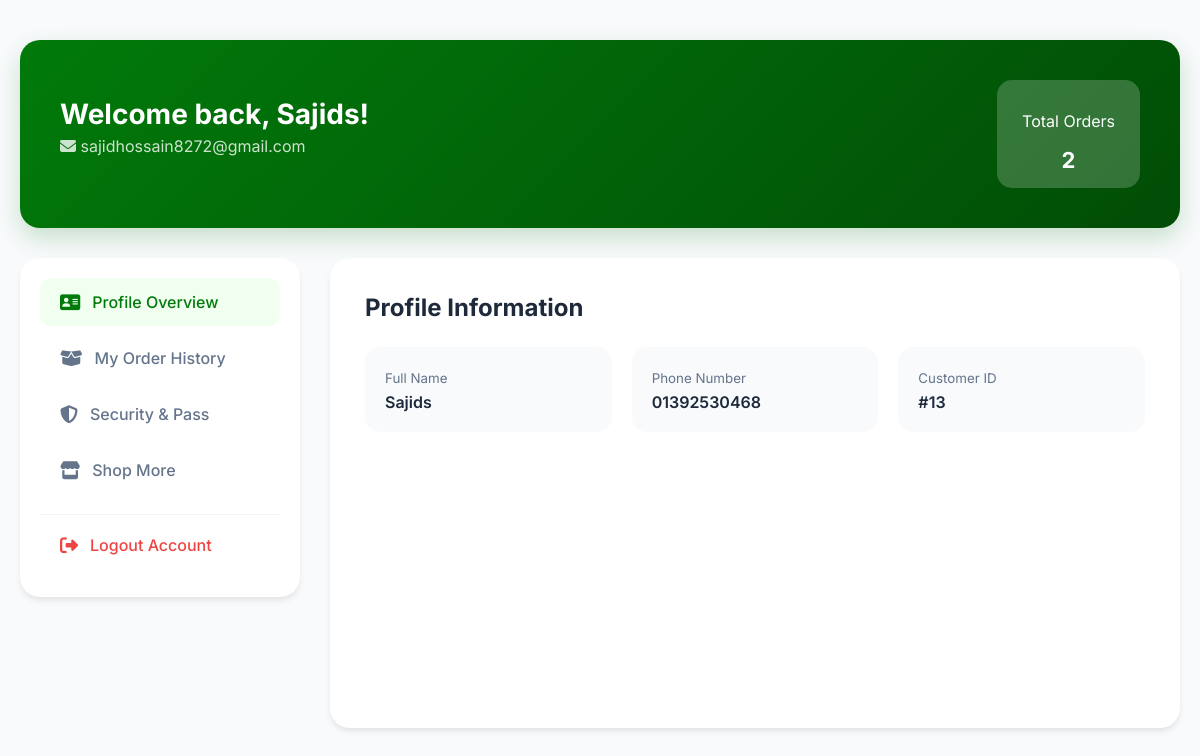
Page /verusmart/profile.php (signed in) on the committed database.
### tables this page shows
CREATE TABLE `users` (
  `id` int(11) NOT NULL,
  `full_name` varchar(100) NOT NULL,
  `email` varchar(100) NOT NULL,
  `phone` varchar(20) NOT NULL,
  `password` varchar(255) NOT NULL,
  `status` varchar(20) DEFAULT 'active',
  `created_at` timestamp NULL DEFAULT current_timestamp()
);

### verusmart/profile.php (the view, shortened to what this page needs)
<?php
include('db.php');
$user_id = $_SESSION['user_id'];
$user_query = mysqli_query($conn, "SELECT * FROM users WHERE id = '$user_id'");
$user = mysqli_fetch_assoc($user_query);
$display_name = $user['name'] ?? $user['username'] ?? $user['full_name'] ?? 'Dear Customer';
$user_phone = $user['phone'] ?? '';
$order_count_res = mysqli_query($conn, "SELECT COUNT(id) as total FROM orders WHERE phone = '$user_phone'");
$order_count = mysqli_fetch_assoc($order_count_res)['total'];
?>
<!DOCTYPE html>
<html lang="en">
<head>
    <link rel="stylesheet" href="https://cdnjs.cloudflare.com/ajax/libs/font-awesome/6.4.0/css/all.min.css">
</head>
<body>
<div class="dashboard-container">
    <div class="welcome-card">
        <div class="user-meta">
            <h1>Welcome back, <?php echo htmlspecialchars($display_name); ?>!</h1>
            <p><i class="fa fa-envelope"></i> <?php echo htmlspecialchars($user['email']); ?></p>
        </div>
        <div class="stats-badge">
            <p>Total Orders</p>
            <span><?php echo $order_count; ?></span>
        </div>
    </div>
    <div class="main-layout">
        <aside class="side-nav">
            <div class="nav-list">
                <div class="nav-item active" onclick="showTab('profile', this)"><i class="fa-solid fa-address-card"></i> Profile Overview</div>
                <div class="nav-item" onclick="showTab('orders', this)"><i class="fa-solid fa-box-open"></i> My Order History</div>
                <div class="nav-item" onclick="showTab('security', this)"><i class="fa-solid fa-shield-halved"></i> Security & Pass</div>
                <a href="index.php" style="text-decoration:none"><div class="nav-item"><i class="fa-solid fa-store"></i> Shop More</div></a>
                <a href="logout.php" style="text-decoration:none">
                    <div class="nav-item logout"><i class="fa-solid fa-right-from-bracket"></i> Logout Account</div>
                </a>
            </div>
        </aside>
        <main class="content-card">
            <div id="profile" class="tab-content active">
                <h2 style="margin-top:0">Profile Information</h2>
                <div style="display:grid; grid-template-columns: repeat(auto-fit, minmax(200px, 1fr)); gap: 20px; margin-top:25px;">
                    <div style="padding:20px; background:#f8fafc; border-radius:15px">
                        <small style="color:var(--text-muted)">Full Name</small>
                        <p style="margin:5px 0 0; font-weight:600"><?php echo htmlspecialchars($display_name); ?></p>
                    </div>
                    <div style="padding:20px; background:#f8fafc; border-radius:15px">
                        <small style="color:var(--text-muted)">Phone Number</small>
                        <p style="margin:5px 0 0; font-weight:600"><?php echo htmlspecialchars($user['phone'] ?? 'Not Linked'); ?></p>
                    </div>
                    <div style="padding:20px; background:#f8fafc; border-radius:15px">
                        <small style="color:var(--text-muted)">Customer ID</small>
                        <p style="margin:5px 0 0; font-weight:600">#<?php echo $user['id']; ?></p>
                    </div>
                </div>
            </div>
        </main>
    </div>
</div>
</body>
</html>

### verusmart/profile.php (style rules this page uses)
:root { --primary: #017a0a; --secondary: #fdcf00; --bg: #f8fafc; --text-main: #1e293b; --text-muted: #64748b; }
body { font-family: 'Inter', sans-serif; background: var(--bg); color: var(--text-main); margin: 0; }
.dashboard-container { max-width: 1200px; margin: 40px auto; padding: 0 20px; }
.welcome-card { background: linear-gradient(135deg, var(--primary), #014d06); padding: 40px; border-radius: 20px; color: white; display: flex; justify-content: space-between; align-items: center; margin-bottom: 30px; box-shadow: 0 10px 25px rgba(1, 122, 10, 0.2); }
.user-meta h1 { margin: 0; font-size: 28px; font-weight: 700; }
.user-meta p { opacity: 0.8; margin-top: 5px; }
.stats-badge { background: rgba(255,255,255,0.2); padding: 15px 25px; border-radius: 15px; text-align: center; }
.stats-badge span { display: block; font-size: 22px; font-weight: 700; }
.main-layout { display: grid; grid-template-columns: 280px 1fr; gap: 30px; }
.side-nav { background: white; padding: 20px; border-radius: 20px; box-shadow: 0 4px 6px -1px rgba(0,0,0,0.1); height: fit-content; }
.nav-list { list-style: none; padding: 0; margin: 0; }
.nav-item { padding: 14px 20px; border-radius: 12px; cursor: pointer; margin-bottom: 8px; font-weight: 500; display: flex; align-items: center; gap: 12px; color: var(--text-muted); transition: all 0.3s ease; }
.nav-item i { font-size: 18px; }
.nav-item:hover, .nav-item.active { background: #f0fff0; color: var(--primary); }
.nav-item.logout { color: #ef4444; margin-top: 20px; border-top: 1px solid #f1f5f9; padding-top: 20px; border-radius: 0; }
.content-card { background: white; padding: 35px; border-radius: 20px; box-shadow: 0 4px 6px -1px rgba(0,0,0,0.1); min-height: 400px; }
.tab-content { display: none; animation: slideUp 0.4s ease; }
.tab-content.active { display: block; }

### rows in the picture
users: full_name "Sajids", email "sajidhossain8272@gmail.com", phone "01392530468", id "13"

### other values in the picture
$order_count "2"
